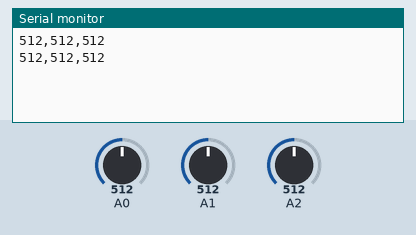
This sketch was run on a simulated Arduino Uno, built with avr-gcc and run on an emulated ATmega328P. Shown: the last lines printed to the serial monitor. The inputs (shaded band) are chosen by the test bench; at power-on: A0 = 512, A1 = 512, A2 = 512.

Above: at 1.8 s.
1.9 s: A0 set to 716
At 2.8 s:
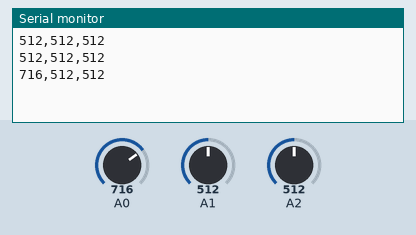
3.4 s: A1 set to 716
At 4.7 s:
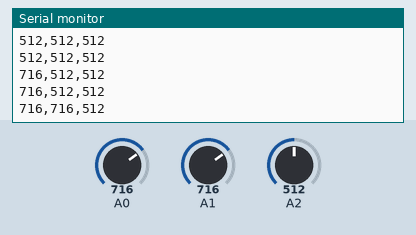
4.9 s: A2 set to 716
At 5.5 s:
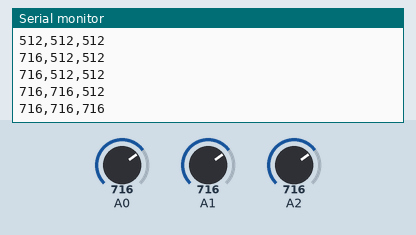
6.4 s: A0 set to 900
At 7.7 s:
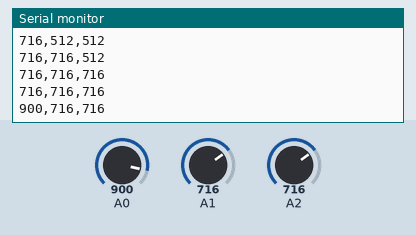
7.9 s: A1 set to 900
At 8.8 s:
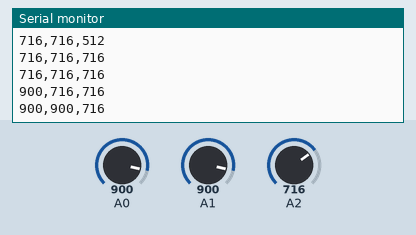
9.4 s: A2 set to 900
At 10.7 s:
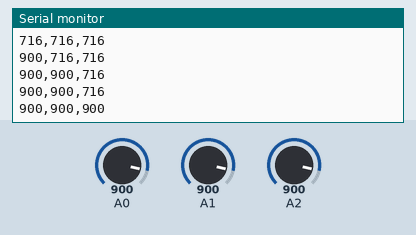
Timing chart, 0 to 11.9 s (numbered marks = the images above; inputs shaded):
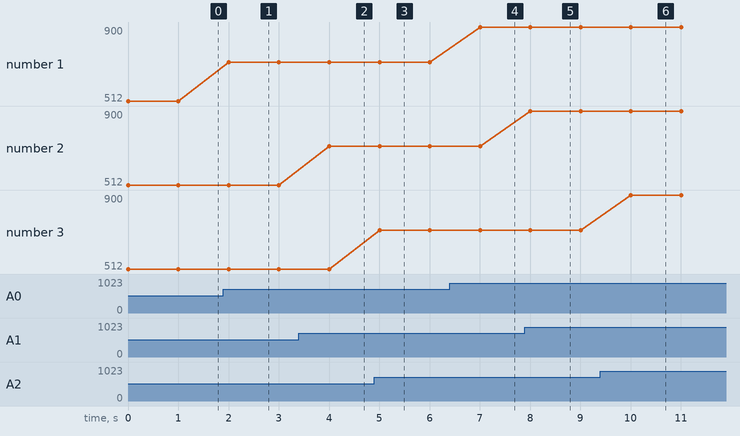

Measured:
- after the input at 1.9 s, the serial monitor: prints a new line after 0.10 s (image 1)
- after the input at 3.4 s, the serial monitor: prints a new line after 0.60 s (image 2)
- after the input at 4.9 s, the serial monitor: prints a new line after 0.10 s (image 3)
- after the input at 6.4 s, the serial monitor: prints a new line after 0.61 s (image 4)
- after the input at 7.9 s, the serial monitor: prints a new line after 0.11 s (image 5)
- after the input at 9.4 s, the serial monitor: prints a new line after 0.61 s (image 6)
- plotted number 1: 512 → 716 after the input at 1.9 s, 716 → 900 after the input at 6.4 s

The sketch:

threeflex.ino
```cpp
void setup() {
  // Start the serial communication
  Serial.begin(9600);
}

void loop() {
  // Read analog values from pins A0, A1, and A2
  int valueA0 = analogRead(A0);
  int valueA1 = analogRead(A1);
  int valueA2 = analogRead(A2);

  // Print the values in CSV format
  Serial.print(valueA0);
  Serial.print(",");
  Serial.print(valueA1);
  Serial.print(",");
  Serial.println(valueA2); // 'println' adds a new line after printing valueA2

  // Wait for a short time before the next reading
  delay(1000); // Delay in milliseconds (1000 ms = 1 second)
}
```
